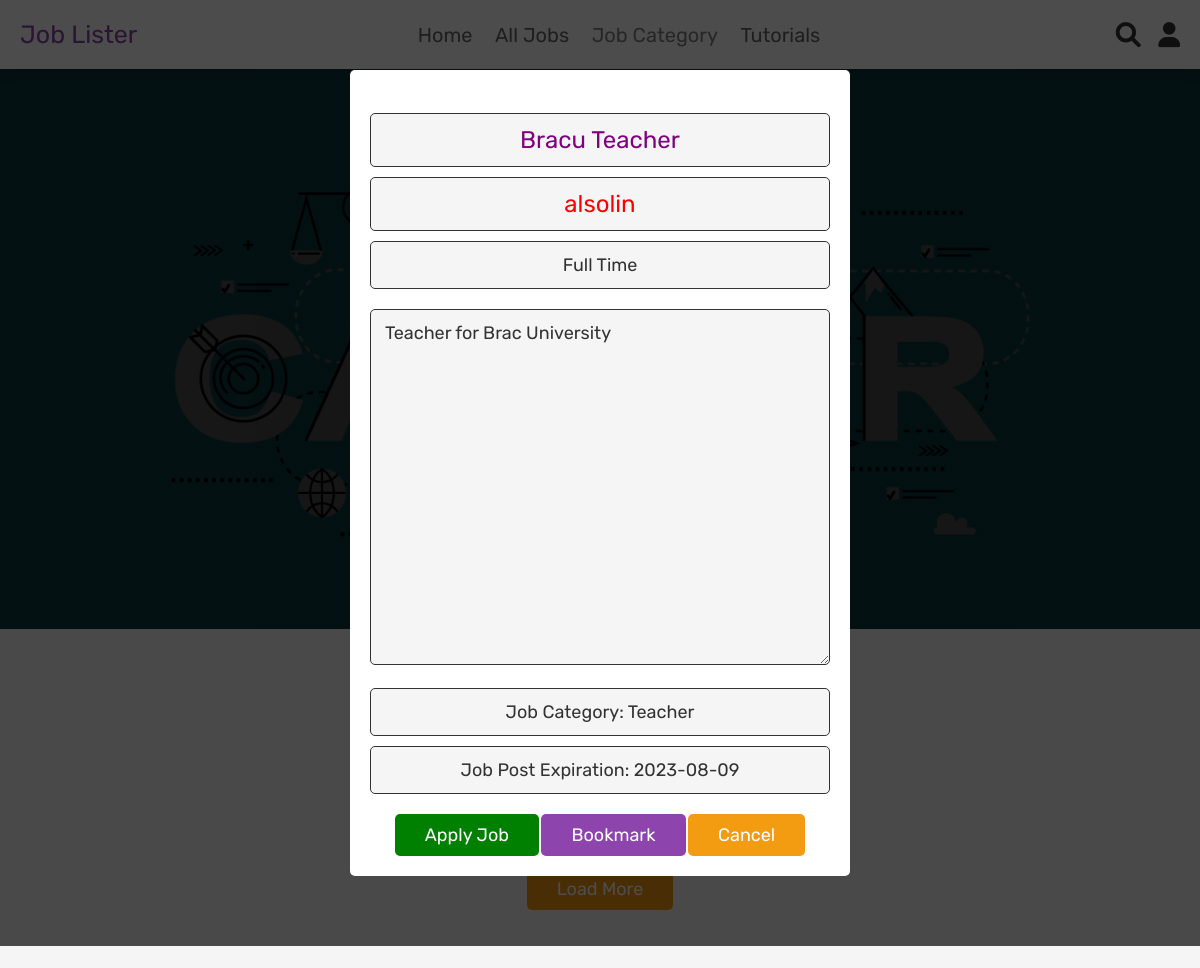
/home.php?update=9 (signed in, upper part), run on an earlier commit of the app's database.
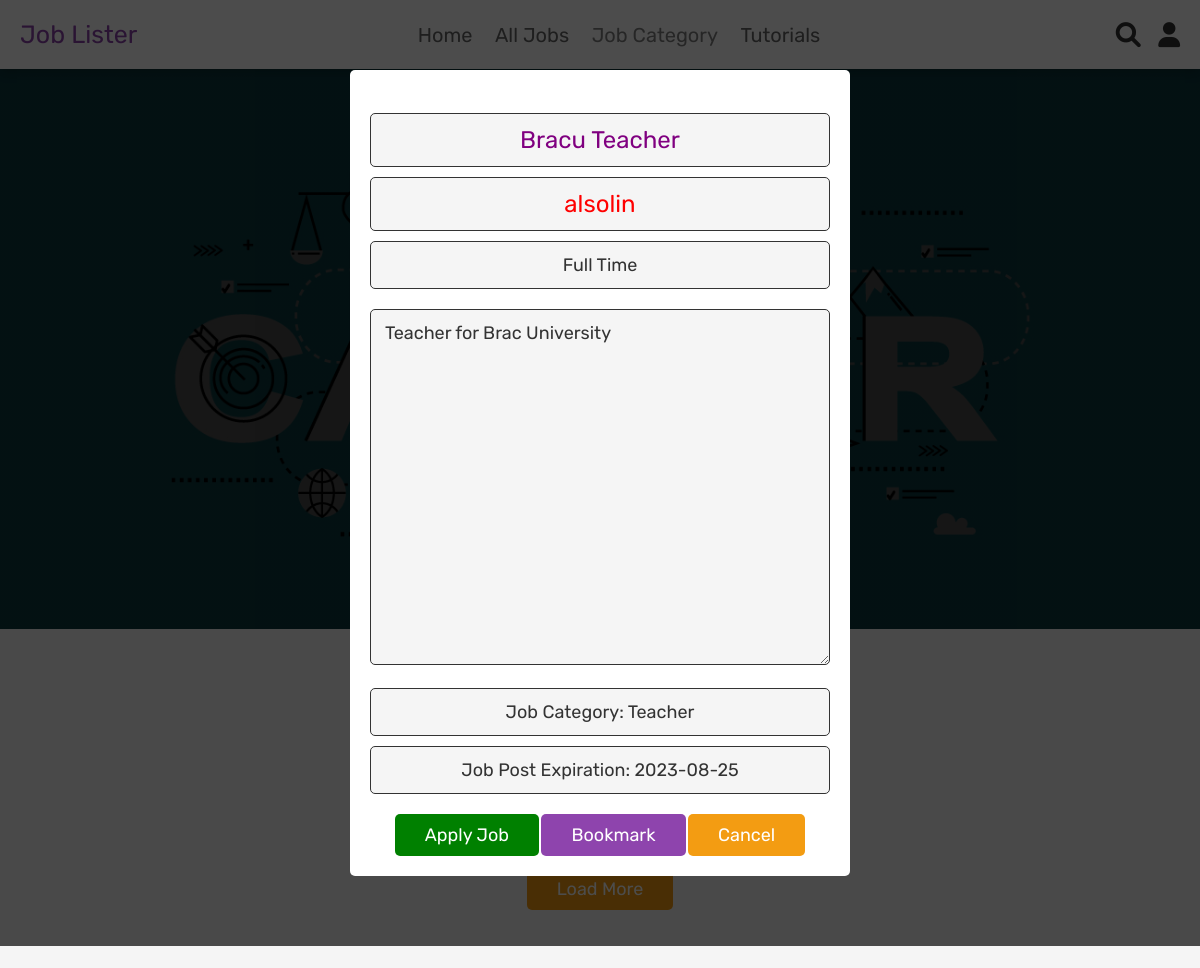
And on a later commit of the database.
### tables this page shows
CREATE TABLE `jobs_posted` (
  `job_id` int(100) NOT NULL,
  `job_title` varchar(100) NOT NULL,
  `job_company_id` int(100) NOT NULL,
  `job_details` text NOT NULL,
  `job_type` varchar(100) NOT NULL,
  `job_category` varchar(100) NOT NULL,
  `job_salary` int(100) NOT NULL,
  `job_creation_date` date NOT NULL,
  `job_expiration_date` date NOT NULL,
  `job_post_status` varchar(100) NOT NULL,
  `bkash_transaction` varchar(100) DEFAULT NULL
);

CREATE TABLE `company` (
  `id` int(100) NOT NULL,
  `name` varchar(100) NOT NULL,
  `email` varchar(100) NOT NULL,
  `password` varchar(100) NOT NULL,
  `company_logo` varchar(100) DEFAULT NULL,
  `company_details` text DEFAULT NULL,
  `account_type` varchar(100) NOT NULL,
  `company_document` varchar(100) DEFAULT NULL,
  `account_creation_date` timestamp NOT NULL DEFAULT current_timestamp() ON UPDATE current_timestamp(),
  `always_null` int(11) DEFAULT NULL
);

### home.php (the view, shortened to what this page needs)
<?php
include 'config.php';
?>
<!DOCTYPE html>
<html lang="en">
<head>
   <link rel="stylesheet" href="https://cdnjs.cloudflare.com/ajax/libs/font-awesome/6.0.0/css/all.min.css">
   <link rel="stylesheet" href="css/style.css">
   <link rel="stylesheet" href="css/admin_style.css">
</head>
<body>
<?php include 'header.php'; ?>
<section class="home">
   <div class="content">
      <h3>Vacant Jobs</h3>
   </div>
</section>
<section class="joblist">
   <h1 class="title">latest Jobs</h1>
   <div class="box-container">
      <?php
         $select_jobs = mysqli_query($conn, "SELECT jobs_posted.job_title, company.name, jobs_posted.job_id
         FROM `jobs_posted`
         INNER JOIN `company` ON jobs_posted.job_company_id = company.id WHERE job_category='Teacher'
         LIMIT 3") or die('query failed');
         if(mysqli_num_rows($select_jobs) > 0){
            while($fetch_products = mysqli_fetch_assoc($select_jobs)){
      ?>
     <form action="" method="post" class="box">
      <div class="qty"><a href="home.php?update=<?php echo $fetch_products['job_id']; ?>"><?php echo $fetch_products['job_title']; ?><br></div>
      <div class="price"><?php echo $fetch_products['name']; ?></div>
     </form>
      <?php
         }
      }else{
         echo '<p class="empty">No Jobs Has Been Posted Yet</p>';
      }
      ?>
   </div>
   <div class="load-more" style="margin-top: 2rem; text-align:center">
      <a href="all_jobs.php" class="option-btn">load more</a>
   </div>
</section>
<section class="about">
</section>
<section class="edit-product-form">
   <?php
      if(isset($_GET['update'])){
         $job_detail_id = $_GET['update'];
         $update_query = mysqli_query($conn, "SELECT * FROM `jobs_posted` INNER JOIN `company` on jobs_posted.job_company_id = company.id WHERE job_id = '{$job_detail_id}'") or die('query failed');
         if(mysqli_num_rows($update_query) > 0){
            while($fetch_update = mysqli_fetch_assoc($update_query)){
   ?>
      <form action="" method="post" enctype="multipart/form-data">
            <p type="text" name="show_job_title" class="box" style="font-size: 24px; color: purple;"><?php echo $fetch_update['job_title']; ?></p>
            <p type="text" name="show_job_title" class="box" style="font-size: 24px; color: red;"><?php echo $fetch_update['name']; ?></p>
            <p type="text" name="show_job_title" class="box" style="font-size: 18px;"><?php echo $fetch_update['job_type']; ?></p>
            <textarea type="text" name="show_job_description" cols="50" rows="15" class="box" disabled><?php echo $fetch_update['job_details']; ?></textarea>
            <p type="text" name="show_job_title" class="box" style="font-size: 18px;">Job Category: <?php echo $fetch_update['job_category']; ?></p>
            <p type="text" name="show_job_title" class="box" style="font-size: 18px;">Job Post Expiration: <?php echo $fetch_update['job_expiration_date']; ?></p>
         <a href="user_job_apply.php?job_apply_id=<?php echo $fetch_update['job_id']; ?>" class="btn" style="background-color: green;">Apply Job</a>
         <a class="btn" href="search_jobs.php?company_id=<?php echo $fetch_update['id']; ?>&job_title=<?php echo urlencode($fetch_update['job_title']); ?>">Bookmark</a>
         <input type="reset" value="cancel" id="close-update" class="option-btn" onclick="window.location = 'home.php'">
      </form>
         <?php
         }
      }
      }else{
         echo '<script>document.querySelector(".edit-product-form").style.display = "none";</script>';
      }
   ?>
</section>
</body>
</html>

What changed in the data, as far as the page shows it:
changed jobs_posted "Bracu Teacher": job_expiration_date "2023-08-09" → "2023-08-25"
